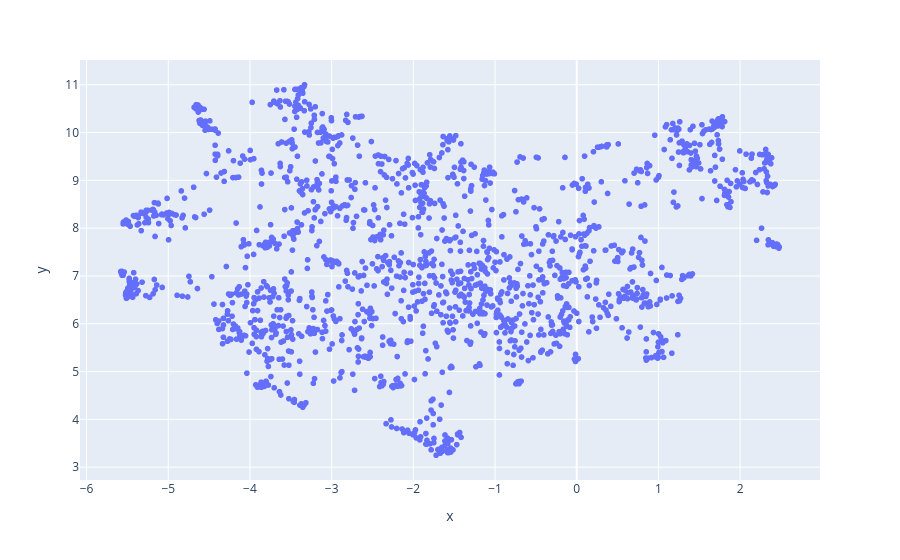

The code cell stored with this chart in its notebook:
### Code cell
fig= px.scatter(x=text_reduced[:, 0], y=text_reduced[:, 1], height=600, hover_name=[n[:100] for n in text_news])
fig.show()

### Figure 1 — Plotly figure (JSON) as saved in the notebook; plotly's stock layout.template omitted (floating-point values rounded to 4 significant figures; data arrays with more than 128 entries replaced by an {"elided": "..."} marker saying what was removed)
{"data": [{"hovertemplate": "<b>%{hovertext}</b><br><br>x=%{x}<br>y=%{y}<extra></extra>", "hovertext": {"elided": "1708 str values"}, "legendgroup": "", "marker": {"color": "#636efa", "symbol": "circle"}, "mode": "markers", "name": "", "showlegend": false, "type": "scattergl", "x": {"elided": "1708 float values"}, "xaxis": "x", "y": {"elided": "1708 float values"}, "yaxis": "y"}], "layout": {"autosize": true, "legend": {"tracegroupgap": 0}, "margin": {"t": 60}, "xaxis": {"anchor": "y", "autorange": true, "domain": [0, 1], "range": [-6.072, 2.969], "title": {"text": "x"}, "type": "linear"}, "yaxis": {"anchor": "x", "autorange": true, "domain": [0, 1], "range": [2.739, 11.51], "title": {"text": "y"}, "type": "linear"}}}
